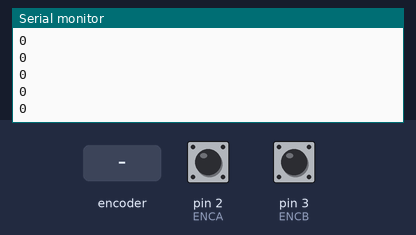
Recording of a sketch running on a simulated Arduino Uno, built with avr-gcc and run on an emulated ATmega328P. Parts: the last lines printed to the serial monitor. The test bench sets the inputs (shaded band); at power-on: pin 2 (ENCA) HIGH, pin 3 (ENCB) HIGH.

Above: at 1.2 s.
1.3 s: rotary encoder on pin 2 (ENCA) / pin 3 (ENCB) turned 1 step (first pin leading)
At 2.0 s:
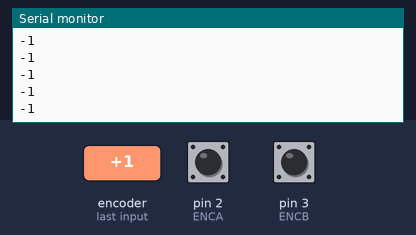
3.0 s: rotary encoder on pin 2 (ENCA) / pin 3 (ENCB) turned 1 step (first pin leading)
At 3.6 s:
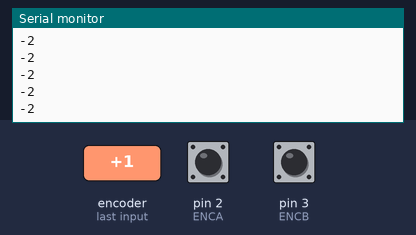
Timing chart, 0 to 6.0 s (numbered marks = the images above; inputs shaded):
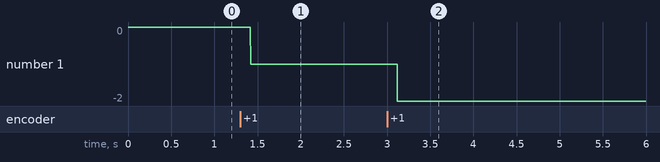

Measured:
- after the input at 1.3 s, the serial monitor: prints a new line after 0.12 s (image 1)
- after the input at 3.0 s, the serial monitor: prints a new line after 0.12 s (image 2)
- plotted number 1: 0 → -1 after the input at 1.3 s, -1 → -2 after the input at 3.0 s

The sketch:

enc.ino
```cpp
// M1
#define ENCA 2
#define ENCB 3

// M2
//#define ENCA 19
//#define ENCB 18

// M3
//#define ENCA 21
//#define ENCB 20

int encoderPos = 0;

void setup() {
  Serial.begin(9600);
  pinMode(ENCA, INPUT_PULLUP);
  pinMode(ENCB, INPUT_PULLUP);
  attachInterrupt(digitalPinToInterrupt(ENCA), readEncoder, RISING);
}

void loop() {
  Serial.println(encoderPos);
}

void readEncoder() {
  int b = digitalRead(ENCB);
  if (b > 0) {
    encoderPos++;
  }
  else {
    encoderPos--;
  }
}
```
